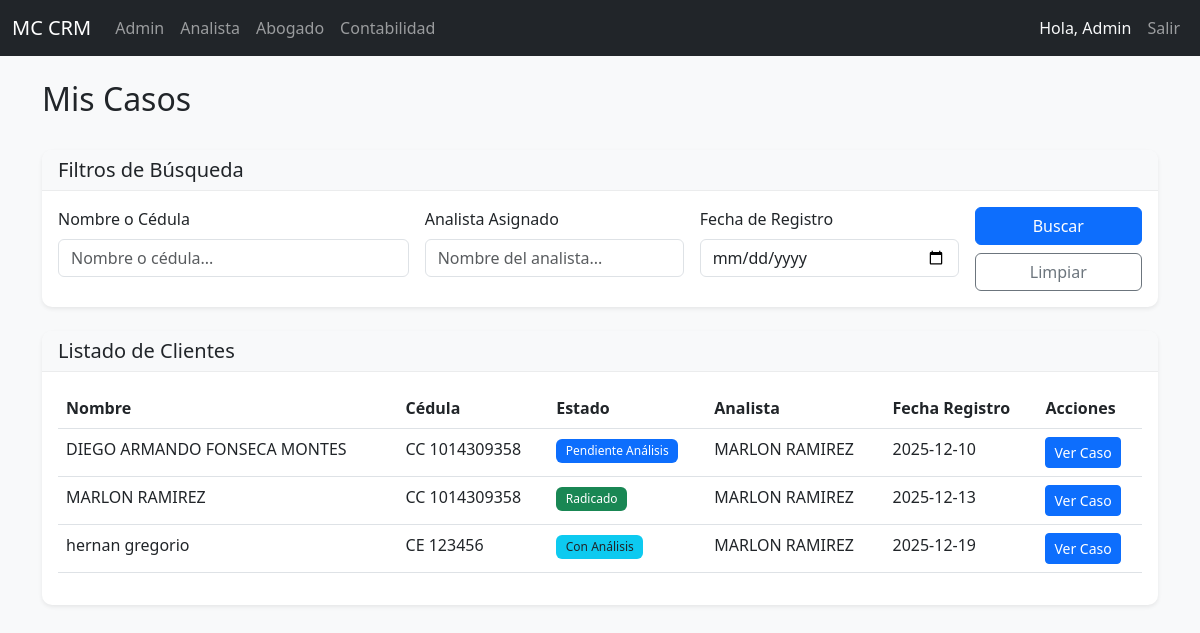
The page /lawyer (signed in) on the database as committed earlier.
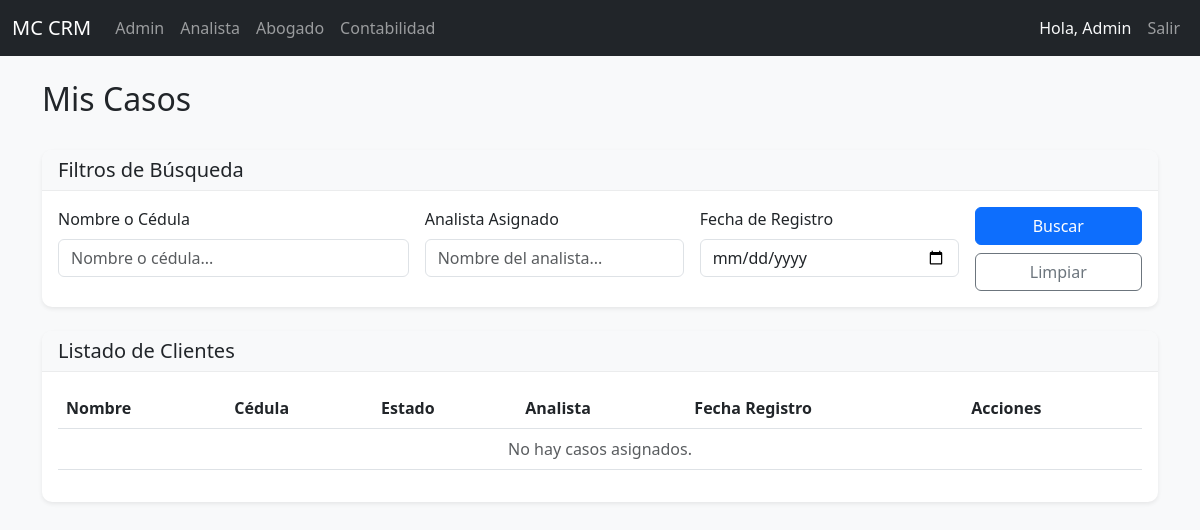
The same page on the database as committed later.
### models.py (models this page shows)
class Client(db.Model):
    id = db.Column(db.Integer, primary_key=True)
    nombre = db.Column(db.String(100))
    tipo_id = db.Column(db.String(20))
    numero_id = db.Column(db.String(20))
    telefono = db.Column(db.String(20), nullable=False)
    email = db.Column(db.String(120))
    ciudad = db.Column(db.String(50))
    motivo_consulta = db.Column(db.Text)
    estado = db.Column(db.String(50), default='Nuevo') # 'Nuevo', 'Informacion_Incompleta', 'Pendiente', 'Pendiente_Analisis', 'Con_Contrato'
    analista_id = db.Column(db.Integer, db.ForeignKey('user.id'))
    abogado_id = db.Column(db.Integer, db.ForeignKey('user.id'))
    created_at = db.Column(db.DateTime, default=datetime.utcnow)
    conclusion_analisis = db.Column(db.Text) # New field for analysis conclusion
    login_user_id = db.Column(db.Integer, db.ForeignKey('user.id'), nullable=True) # Link to User
    analista = db.relationship('User', foreign_keys=[analista_id], backref='clientes_registrados')
    login_user = db.relationship('User', foreign_keys=[login_user_id], backref='client_profile')

class User(UserMixin, db.Model):
    id = db.Column(db.Integer, primary_key=True)
    nombre_completo = db.Column(db.String(100), nullable=False)
    telefono = db.Column(db.String(20))
    email = db.Column(db.String(120), unique=True, nullable=False)
    rol = db.Column(db.String(20), nullable=False)  # 'Admin', 'Analista', 'Abogado'
    password = db.Column(db.String(200)) # Added password for auth

### routes.py (the view)
@main.route('/lawyer')
@login_required
def lawyer_dashboard():
    if current_user.rol not in ['Abogado', 'Admin']:
        return redirect(url_for('main.index'))
    query = Client.query.filter(
        Client.estado.in_(['Pendiente_Analisis', 'Con_Analisis', 'Con_Contrato', 'Radicado', 'Finalizado'])
    )
    nombre = request.args.get('nombre')
    analista = request.args.get('analista')
    fecha = request.args.get('fecha')
    if nombre:
        query = query.filter((Client.nombre.ilike(f'%{nombre}%')) | (Client.numero_id.ilike(f'%{nombre}%')))
    if analista:
        query = query.join(Client.analista).filter(User.nombre_completo.ilike(f'%{analista}%'))
    if fecha:
        query = query.filter(func.date(Client.created_at) == fecha)
    clients = query.all()
    return render_template('lawyer/dashboard.html', clients=clients)

### app.py (called while the page is built)
@login_manager.user_loader
def load_user(user_id):
    return User.query.get(int(user_id))

### templates/lawyer/dashboard.html (shortened to what the changed rows need)
{% extends "base.html" %}
{% block content %}
<div class="d-flex justify-content-between align-items-center mb-4">
    <h2>Mis Casos</h2>
</div>
<div class="card shadow-sm">
    <div class="card-body">
        <div class="table-responsive">
            <table class="table table-hover">
                <thead>
                    <tr>
                        <th>Nombre</th>
                        <th>Cédula</th>
                        <th>Estado</th>
                        <th>Analista</th>
                        <th>Fecha Registro</th>
                        <th>Acciones</th>
                    </tr>
                </thead>
                <tbody>
                    {% for client in clients %}
                    <tr>
                        <td>{{ client.nombre }}</td>
                        <td>{{ client.tipo_id }} {{ client.numero_id }}</td>
                        <td>
                            {% if client.estado == 'Pendiente_Analisis' %}
                            <span class="badge bg-primary">Pendiente Análisis</span>
                            {% elif client.estado == 'Con_Analisis' %}
                            <span class="badge bg-info text-dark">Con Análisis</span>
                            {% elif client.estado == 'Con_Contrato' %}
                            <span class="badge bg-warning text-dark">Con Contrato</span>
                            {% elif client.estado == 'Radicado' %}
                            <span class="badge bg-success">Radicado</span>
                            {% elif client.estado == 'Finalizado' %}
                            <span class="badge bg-dark">Finalizado</span>
                            {% else %}
                            <span class="badge bg-secondary">{{ client.estado }}</span>
                            {% endif %}
                        </td>
                        <td>{{ client.analista.nombre_completo if client.analista else '-' }}</td>
                        <td>{{ client.created_at.strftime('%Y-%m-%d') }}</td>
                        <td>
                            <a href="{{ url_for('main.client_detail', client_id=client.id) }}"
                                class="btn btn-sm btn-primary">Ver Caso</a>
                        </td>
                    </tr>
                    {% else %}
                    <tr>
                        <td colspan="6" class="text-center text-muted">No hay casos asignados.</td>
                    </tr>
                    {% endfor %}
                </tbody>
            </table>
        </div>
    </div>
</div>
{% endblock %}

Rows that differ between the two databases and show on the page:
removed Client: nombre "DIEGO ARMANDO FONSECA MONTES", tipo_id "CC", numero_id "1014309358", shows "Pendiente Análisis", analista "MARLON RAMIREZ", created_at "2025-12-10"
removed Client: nombre "MARLON RAMIREZ", tipo_id "CC", numero_id "1014309358", estado "Radicado", analista "MARLON RAMIREZ", created_at "2025-12-13"
removed Client: nombre "hernan gregorio", tipo_id "CE", numero_id "123456", estado "Con Análisis", analista "MARLON RAMIREZ", created_at "2025-12-19"
Other text that changed with them:
text now shown: "No hay casos asignados."
